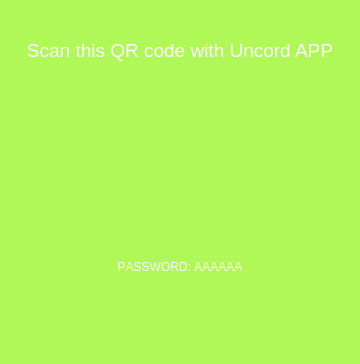
<?xml version="1.0" encoding="UTF-8"?>
<ui version="4.0">
 <class>QRcodeWidget</class>
 <widget class="QWidget" name="QRcodeWidget">
  <property name="geometry">
   <rect>
    <x>0</x>
    <y>0</y>
    <width>360</width>
    <height>364</height>
   </rect>
  </property>
  <property name="windowTitle">
   <string>Form</string>
  </property>
  <widget class="QWidget" name="widget" native="true">
   <property name="geometry">
    <rect>
     <x>0</x>
     <y>0</y>
     <width>360</width>
     <height>364</height>
    </rect>
   </property>
   <property name="font">
    <font>
     <kerning>false</kerning>
    </font>
   </property>
   <property name="styleSheet">
    <string notr="true">background-color: rgb(176, 248, 87);</string>
   </property>
   <widget class="QLabel" name="QRcode_Label">
    <property name="geometry">
     <rect>
      <x>105</x>
      <y>85</y>
      <width>150</width>
      <height>150</height>
     </rect>
    </property>
    <property name="styleSheet">
     <string notr="true"/>
    </property>
    <property name="text">
     <string/>
    </property>
   </widget>
   <widget class="QLabel" name="label_2">
    <property name="geometry">
     <rect>
      <x>20</x>
      <y>30</y>
      <width>320</width>
      <height>41</height>
     </rect>
    </property>
    <property name="font">
     <font>
      <family>Lucida Grande</family>
      <pointsize>14</pointsize>
      <weight>50</weight>
      <italic>false</italic>
      <bold>false</bold>
     </font>
    </property>
    <property name="styleSheet">
     <string notr="true">font: 13.5pt &quot;Lucida Grande&quot;; color: #FFFFFF;</string>
    </property>
    <property name="text">
     <string>Scan this QR code with Uncord APP</string>
    </property>
    <property name="alignment">
     <set>Qt::AlignCenter</set>
    </property>
   </widget>
   <widget class="QLabel" name="password_Label">
    <property name="geometry">
     <rect>
      <x>95</x>
      <y>260</y>
      <width>170</width>
      <height>25</height>
     </rect>
    </property>
    <property name="styleSheet">
     <string notr="true">font: 12pt &quot;Lucida Grande&quot;; color: #FFFFFF;</string>
    </property>
    <property name="text">
     <string>PASSWORD: AAAAAA</string>
    </property>
    <property name="alignment">
     <set>Qt::AlignHCenter|Qt::AlignTop</set>
    </property>
   </widget>
  </widget>
 </widget>
 <resources/>
 <connections/>
</ui>
